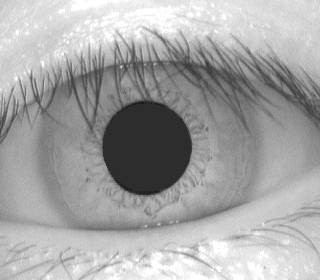
#> input picture Datasets/CASIA Iris Image Database (version 1.0)/040/1/040_1_1.bmp, 320 x 280 px; its folder holds only this picture in this run
$ python iris.py
#> lines starting #> are read from the running program, lines starting #| are printed output that depends on the picture; after the words box and inside, x2 and y2 are one past the last pixel; in counts of white or black regions, pixels touching at a corner belong together
# coding: utf-8

import cv2
import numpy as np
import glob
import math
import scipy
from scipy.spatial import distance
from scipy import signal
#from sklearn.discriminant_analysis import LinearDiscriminantAnalysis as LDA
import matplotlib.pyplot as plt
import pandas as pd
from sklearn import metrics
from math import *
from decimal import Decimal
from statistics import mean
import warnings
warnings.filterwarnings("ignore")


def IrisLocalization(images):
    #convert image to a color image
    target = [cv2.cvtColor(img, cv2.COLOR_BGR2GRAY) for img in images]
    boundary=[] #initialize empty list that will eventually contain all the images with boundaries
    centers=[] #initialize empty list that will contain the centers of the boundary circles
    for img in target:

        draw_img=img

        # remove noise by blurring the image
        blur = cv2.bilateralFilter(img, 9,75,75)
        img=blur

        #estimate the center of pupil
        horizontalProjection = np.mean(img,0);
        verticalProjection = np.mean(img,1);
        center_x=horizontalProjection.argmin()
        center_y=verticalProjection.argmin()

        #recalculate of pupil by concentrating on a 120X120 area
        centrecrop_x = img[center_x-60:center_x+60]
        centrecrop_y = img[center_y-60:center_y+60]
        horizontalProjection = np.mean(centrecrop_y,0);
        verticalProjection = np.mean(centrecrop_x,0);
        crop_center_x=horizontalProjection.argmin()
        crop_center_y=verticalProjection.argmin()

        cimg=img.copy()
        cv2.circle(cimg,(crop_center_x,crop_center_y),1,(255,0,0),2)

        #apply Canny edge detector on the masked image
        maskimage = cv2.inRange(img, 0, 70)
        output = cv2.bitwise_and(img, maskimage)
        edged = cv2.Canny(output, 100, 220)

        # Apply Hough transform to find potential boundaries of pupil
        circles = cv2.HoughCircles(edged, cv2.HOUGH_GRADIENT, 10, 100)

        #define the center of the pupil
        a = (crop_center_x,crop_center_y)

        out = img.copy()
        min_dst=math.inf
        for i in circles[0]:
            #find the circle whose center is closest to the approx center found above
            b=(i[0],i[1])
            dst = distance.euclidean(a, b)
            if dst<min_dst:
                min_dst=dst
                k=i

        #draw the inner boundary
        cv2.circle(draw_img,  (int(k[0]), int(k[1])), int(k[2]), (255, 0, 0), 3)

        pupil=circles[0][0]
        radius_pupil = int(k[2])

        #draw the outer boundary, which is approximately found to be at a distance 53 from the inner boundary
        cv2.circle(draw_img,  (int(k[0]), int(k[1])), int(radius_pupil+53), (255, 0, 0), 3)
        boundary.append(draw_img)
        centers.append([k[0],k[1],k[2]])
    return boundary,centers


def IrisNormalization(boundary,centers):
    target = [img for img in boundary]
    normalized=[]
    cent=0
    for img in target:
        #load pupil centers and radius of inner circles
        center_x = centers[cent][0]
        center_y = centers[cent][1]
        radius_pupil=int(centers[cent][2])

        iris_radius = 53 # width of space between inner and outer boundary

        #define equally spaced interval to iterate over
        nsamples = 360
        samples = np.linspace(0,2*np.pi, nsamples)[:-1]
        polar = np.zeros((iris_radius, nsamples))
        for r in range(iris_radius):
            for theta in samples:
                #get x and y for values on inner boundary
                x = (r+radius_pupil)*np.cos(theta)+center_x
                y = (r+radius_pupil)*np.sin(theta)+center_y
                x=int(x)
                y=int(y)
                try:
                #convert coordinates
                    polar[r][int((theta*nsamples)/(2*np.pi))] = img[y][x]
                except IndexError: #ignores values which lie out of bounds
                    pass
                continue
        res = cv2.resize(polar,(512,64))
        normalized.append(res)
        cent+=1
    return normalized #returns a list of 64x512 normalized images


#Equalizes the histogram of the image
def ImageEnhancement(normalized):
    enhanced=[]
    for res in normalized:
        res = res.astype(np.uint8)
        im=cv2.equalizeHist(res)
        enhanced.append(im)
    return enhanced


#modulating function as defined in paper
def m(x ,y, f):
    val = np.cos(2*np.pi*f*math.sqrt(x **2 + y**2))
    return val
#spatial filter as defined in paper
def gabor(x, y, dx, dy, f):
    gb = (1/(2*math.pi*dx*dy))*np.exp(-0.5*(x**2 / dx**2 + y**2 / dy**2)) * m(x, y, f)
    return gb

#function to calculate spatial filter over 8x8 blocks
def spatial(f,dx,dy):
    sfilter=np.zeros((8,8))
    for i in range(8):
        for j in range(8):
            sfilter[i,j]=gabor((-4+j),(-4+i),dx,dy,f)
    return sfilter

def get_vec(convolvedtrain1,convolvedtrain2):
    feature_vec=[]
    for i in range(6):
            for j in range(64):
                #Run 8 by 8 filtered block iteratively over the entire image
                start_height = i*8
                end_height = start_height+8
                start_wid = j*8
                end_wid = start_wid+8
                grid1 = convolvedtrain1[start_height:end_height, start_wid:end_wid]
                grid2 = convolvedtrain2[start_height:end_height, start_wid:end_wid]

                # Channel 1
                absolute = np.absolute(grid1)
                # mean
                mean = np.mean(absolute)
                feature_vec.append(mean)
                #deviation
                std = np.mean(np.absolute(absolute-mean))
                feature_vec.append(std)

                # Channel 2
                absolute = np.absolute(grid2)
                # mean
                mean = np.mean(absolute)
                feature_vec.append(mean)
                #deviation
                std = np.mean(np.absolute(absolute-mean))
                feature_vec.append(std)

    return feature_vec

def FeatureExtraction(enhanced):
    con1=[]
    con2=[]
    #get spatial filters
    filter1=spatial(0.67,3,1.5)
    filter2=spatial(0.67,4,1.5)

    feature_vector=[]

    for i in range(len(enhanced)):
        img=enhanced[i]
        #define a 48x512 region over which the filters are applied
        img_roi=img[:48,:]

        filtered1=scipy.signal.convolve2d(img_roi,filter1,mode='same')
        filtered2=scipy.signal.convolve2d(img_roi,filter2,mode='same')

        con1.append(filtered1)
        con2.append(filtered2)
        fv=get_vec(filtered1,filtered2)
        feature_vector.append(fv)
    return feature_vector #each feature vector has a dimension of 1536


def nth_root(value, n_root):

    root_value = 1/float(n_root)
    return round (Decimal(value) ** Decimal(root_value),3)
def square_rooted(x):

    return round(sqrt(sum([a*a for a in x])),3)

def IrisMatching(feature_vector_train,feature_vector_test):
    eu_dist=[]
    mh_dist=[]
    mk_dist=[]
    cos_dist=[]
    can_dist=[]
    for test in feature_vector_test:
        y=test
        for train in feature_vector_train:
            x=train
            #print(len(x))
            eu_dist.append(sqrt(sum(pow(a-b,2) for a, b in zip(x, y))))
            mh_dist.append(sum(abs(a-b) for a,b in zip(x,y)))
            mk_dist.append(nth_root(sum(pow(abs(a-b),3) for a,b in zip(x, y)),3))
            numerator = sum(a*b for a,b in zip(x,y))
            denominator = square_rooted(x)*square_rooted(y)
            cos_dist.append(round(numerator/float(denominator),3))
            can_dist.append(distance.canberra(x,y))
    return eu_dist,mh_dist,mk_dist,cos_dist,can_dist


'''TRAINING'''
#reading the training images from the CASIA dataset
#find cust id fir pass ./custid/1/*.bmp
images_train = [cv2.imread(file) for file in sorted(glob.glob('D:/College/BE project/Dataset/CASIA Iris Image Database (version 1.0)/040/1/*.bmp'))]
#> images_train = 1 item

#running Localization, Normalization,Enhancement and Feature Extraction on all the training images
boundary_train,centers_train=IrisLocalization(images_train)
#> the loop in IrisLocalization, `for img in target: ` made 1 pass
#> (center_x, center_y, crop_center_x, crop_center_y, pupil, radius_pupil) on pass 1: (141, 118, 141, 143, [145, 145, 46], 46)
#> pass 1, in IrisLocalization, `centrecrop_y = img[center_y-60:center_y+60]`:
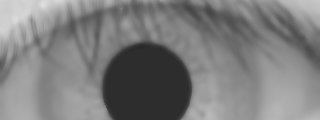
#> centrecrop_y: shape (120, 320); min 42, max 224, mean 125
#> after the loop in IrisLocalization, `for img in target:`: draw_img: shape (280, 320); min 21, max 255, mean 171.6
#> after the loop in IrisLocalization, `for img in target:`:
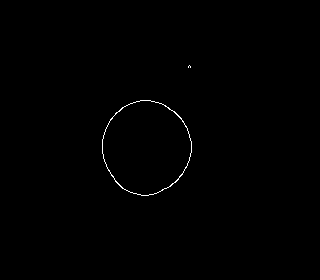
#> edged: shape (280, 320); 0.34% white in thin lines or dots, all inside (x1, y1, x2, y2) = (102, 65, 192, 196)
#> after the loop in IrisLocalization, `for img in target:`:
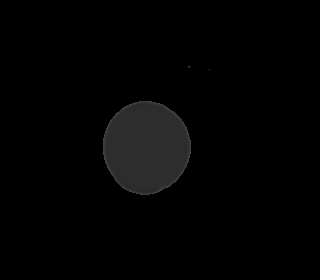
#> output: shape (280, 320); min 0, max 70, mean 3.3
#> after the loop in IrisLocalization, `for img in target:`: centers = [[145, 145, 46]]; k = [145, 145, 46]
#> boundary_train = 1 item; centers_train = [[145, 145, 46]]
normalized_train=IrisNormalization(boundary_train,centers_train)
#> in IrisNormalization, `target = [img for img in boundary]`: target = 1 item
#> the loop in IrisNormalization, `for img in target:` made 1 pass
#> (center_x, center_y, radius_pupil, iris_radius, nsamples, cent) on pass 1: (145, 145, 46, 53, 360, 1)
#> pass 1, in IrisNormalization, `res = cv2.resize(polar,(512,64))`:
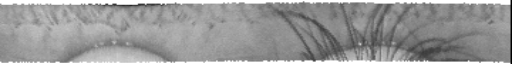
#> res: shape (64, 512) float64; min 0, max 255, mean 153.2
#> after the loop in IrisNormalization, `for img in target:`:
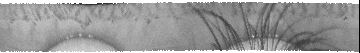
#> polar: shape (53, 360) float64; min 0, max 255, mean 153.3
#> after the loop in IrisNormalization, `for img in target:`: cent = 1; normalized = 1 item
#> normalized_train = 1 item
enhanced_train=ImageEnhancement(normalized_train)
#> the loop in ImageEnhancement, `for res in normalized:` made 1 pass
#> pass 1, in ImageEnhancement, `im=cv2.equalizeHist(res)`:
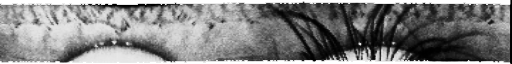
#> im: shape (64, 512); min 0, max 255, mean 129.2
#> enhanced_train = 1 item
feature_vector_train=FeatureExtraction(enhanced_train)
#> the loop in FeatureExtraction, `for i in range(len(enhanced)):` made 1 pass
#> pass 1, in FeatureExtraction, `filtered1=scipy.signal.convolve2d(img_roi,filter1,mode='same')`:
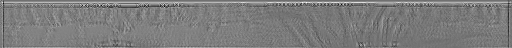
#> filtered1: shape (48, 512) float64; min -10.7, max 13.18, mean 0.976; drawn with min black and max white
#> feature_vector_train = 1 item
print("Training data processed.")


#TESTING
#reading the testing images from the CASIA dataset
#take path from user(atm se)  ./custid/2custid_2_2.bmp
images_test = [cv2.imread(file) for file in sorted(glob.glob('D:/College/BE project/Dataset/CASIA Iris Image Database (version 1.0)/040/2/040_2_3.bmp'))]
#> images_test = []
#running Localization, Normalization,Enhancement and Feature Extraction on all the testing images
boundary_test,centers_test=IrisLocalization(images_test)
#> boundary_test = []; centers_test = []
normalized_test=IrisNormalization(boundary_test,centers_test)
#> normalized_test = []
enhanced_test=ImageEnhancement(normalized_test)
#> enhanced_test = []
feature_vector_test=FeatureExtraction(enhanced_test)
#> feature_vector_test = []
print("Testing data processed.")

eu_dist,mh_dist,mk_dist,cos_dist,can_dist=IrisMatching(feature_vector_train,feature_vector_test)
#> eu_dist = []; mh_dist = []; mk_dist = []; cos_dist = []; can_dist = []
print(cos_dist)
#> (the run stopped early here; a loop or call above may not have finished)

$ run again, on Datasets/CASIA Iris Image Database (version 1.0)/001/1/001_1_3.bmp
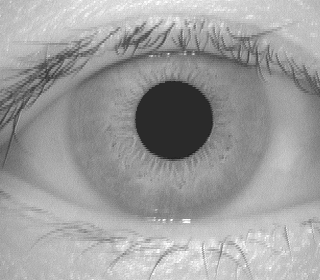
#> input picture Datasets/CASIA Iris Image Database (version 1.0)/001/1/001_1_3.bmp, 320 x 280 px
#> images_train = 1 item
#> the loop in IrisLocalization, `for img in target: ` made 1 pass
#> (center_x, center_y, crop_center_x, crop_center_y, pupil, radius_pupil) on pass 1: (181, 107, 179, 177, [175, 115, 41], 41)
#> after the loop in IrisLocalization, `for img in target:`:
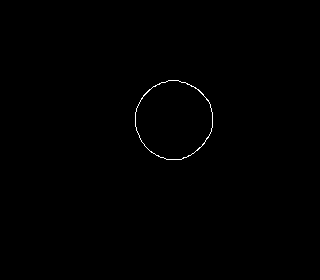
#> edged: shape (280, 320); 0.28% white in thin lines or dots, all inside (x1, y1, x2, y2) = (135, 80, 213, 160)
#> after the loop in IrisLocalization, `for img in target:`: centers = [[175, 115, 41]]; k = [175, 115, 41]
#> boundary_train = 1 item; centers_train = [[175, 115, 41]]
#> in IrisNormalization, `target = [img for img in boundary]`: target = 1 item
#> the loop in IrisNormalization, `for img in target:` made 1 pass
#> (center_x, center_y, radius_pupil, iris_radius, nsamples, cent) on pass 1: (175, 115, 41, 53, 360, 1)
#> after the loop in IrisNormalization, `for img in target:`: cent = 1; normalized = 1 item
#> the loop in ImageEnhancement, `for res in normalized:` made 1 pass
#> the loop in FeatureExtraction, `for i in range(len(enhanced)):` made 1 pass
#> pass 1, in FeatureExtraction, `filtered1=scipy.signal.convolve2d(img_roi,filter1,mode='same')`:
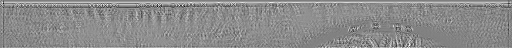
#> filtered1: shape (48, 512) float64; min -12.21, max 11.96, mean 1.02; drawn with min black and max white
#> images_test = []

$ run again, on Datasets/CASIA Iris Image Database (version 1.0)/040/1/040_1_3.bmp
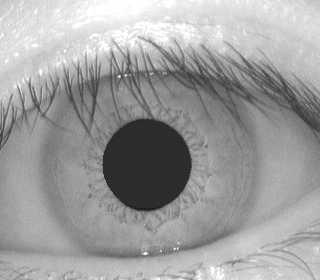
#> input picture Datasets/CASIA Iris Image Database (version 1.0)/040/1/040_1_3.bmp, 320 x 280 px
#> images_train = 1 item
#> the loop in IrisLocalization, `for img in target: ` made 1 pass
#> (center_x, center_y, crop_center_x, crop_center_y, pupil, radius_pupil) on pass 1: (149, 145, 140, 143, [145, 165, 43], 43)
#> after the loop in IrisLocalization, `for img in target:`:
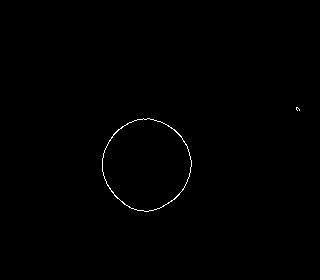
#> edged: shape (280, 320); 0.34% white in thin lines or dots, all inside (x1, y1, x2, y2) = (102, 107, 300, 212)
#> after the loop in IrisLocalization, `for img in target:`: centers = [[145, 165, 43]]; k = [145, 165, 43]
#> boundary_train = 1 item; centers_train = [[145, 165, 43]]
#> in IrisNormalization, `target = [img for img in boundary]`: target = 1 item
#> the loop in IrisNormalization, `for img in target:` made 1 pass
#> (center_x, center_y, radius_pupil, iris_radius, nsamples, cent) on pass 1: (145, 165, 43, 53, 360, 1)
#> after the loop in IrisNormalization, `for img in target:`: cent = 1; normalized = 1 item
#> the loop in ImageEnhancement, `for res in normalized:` made 1 pass
#> the loop in FeatureExtraction, `for i in range(len(enhanced)):` made 1 pass
#> pass 1, in FeatureExtraction, `filtered1=scipy.signal.convolve2d(img_roi,filter1,mode='same')`:
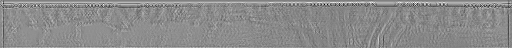
#> filtered1: shape (48, 512) float64; min -15.09, max 14.42, mean 1.03; drawn with min black and max white
#> images_test = []
